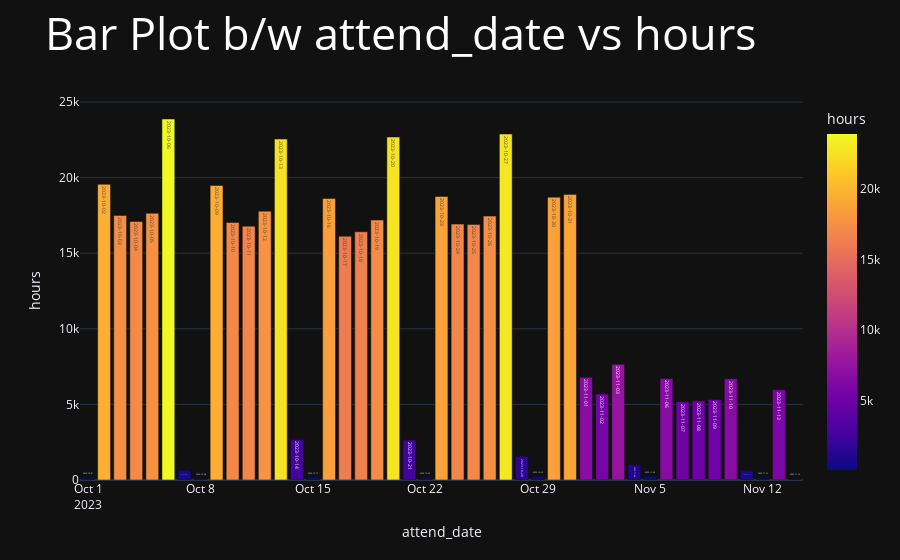

Notebook code for this chart:
### Markdown cell above
6. **Bar Plot** between attend_date vs hours

### Code cell
df2=df.groupby(['attend_date']).agg('sum').reset_index()
df.sort_values('attend_date', inplace=True)
fig = px.bar(df2, x='attend_date',
             y="hours",template = 'plotly_dark',
             title='attend_date vs hours',color="hours",text="attend_date")
fig.update_layout(title=dict(text='Bar Plot b/w attend_date vs hours',font=dict(size=45, color="white")))
#fig.update_xaxes(categoryorder='total ascending')

import warnings
warnings.filterwarnings("ignore")   #to ignore warnings

fig.show()

### Figure 1 — Plotly figure (JSON) as saved in the notebook; plotly's stock layout.template omitted (floating-point values rounded to 4 significant figures)
{"data": [{"alignmentgroup": "True", "hovertemplate": "attend_date=%{text}<br>hours=%{marker.color}<extra></extra>", "legendgroup": "", "marker": {"color": [125.5, 19560.0, 17500.0, 17100.0, 17640.0, 23880.0, 623.5, 95, 19480.0, 17030.0, 16790.0, 17780.0, 22550.0, 2673.0, 164, 18620.0, 16120.0, 16420.0, 17200.0, 22680.0, 2642.0, 133, 18750.0, 16930.0, 16900.0, 17460.0, 22880.0, 1562.0, 232, 18710.0, 18892, 6796, 5692, 7648, 1004, 240, 6716, 5180, 5242, 5320, 6700, 624, 128, 5976, 88], "coloraxis": "coloraxis", "pattern": {"shape": ""}}, "name": "", "offsetgroup": "", "orientation": "v", "showlegend": false, "text": ["2023-10-01", "2023-10-02", "2023-10-03", "2023-10-04", "2023-10-05", "2023-10-06", "2023-10-07", "2023-10-08", "2023-10-09", "2023-10-10", "2023-10-11", "2023-10-12", "2023-10-13", "2023-10-14", "2023-10-15", "2023-10-16", "2023-10-17", "2023-10-18", "2023-10-19", "2023-10-20", "2023-10-21", "2023-10-22", "2023-10-23", "2023-10-24", "2023-10-25", "2023-10-26", "2023-10-27", "2023-10-28", "2023-10-29", "2023-10-30", "2023-10-31", "2023-11-01", "2023-11-02", "2023-11-03", "2023-11-04", "2023-11-05", "2023-11-06", "2023-11-07", "2023-11-08", "2023-11-09", "2023-11-10", "2023-11-11", "2023-11-12", "2023-11-13", "2023-11-14"], "textposition": "auto", "type": "bar", "x": ["2023-10-01", "2023-10-02", "2023-10-03", "2023-10-04", "2023-10-05", "2023-10-06", "2023-10-07", "2023-10-08", "2023-10-09", "2023-10-10", "2023-10-11", "2023-10-12", "2023-10-13", "2023-10-14", "2023-10-15", "2023-10-16", "2023-10-17", "2023-10-18", "2023-10-19", "2023-10-20", "2023-10-21", "2023-10-22", "2023-10-23", "2023-10-24", "2023-10-25", "2023-10-26", "2023-10-27", "2023-10-28", "2023-10-29", "2023-10-30", "2023-10-31", "2023-11-01", "2023-11-02", "2023-11-03", "2023-11-04", "2023-11-05", "2023-11-06", "2023-11-07", "2023-11-08", "2023-11-09", "2023-11-10", "2023-11-11", "2023-11-12", "2023-11-13", "2023-11-14"], "xaxis": "x", "y": [125.5, 19560.0, 17500.0, 17100.0, 17640.0, 23880.0, 623.5, 95, 19480.0, 17030.0, 16790.0, 17780.0, 22550.0, 2673.0, 164, 18620.0, 16120.0, 16420.0, 17200.0, 22680.0, 2642.0, 133, 18750.0, 16930.0, 16900.0, 17460.0, 22880.0, 1562.0, 232, 18710.0, 18892, 6796, 5692, 7648, 1004, 240, 6716, 5180, 5242, 5320, 6700, 624, 128, 5976, 88], "yaxis": "y"}], "layout": {"barmode": "relative", "coloraxis": {"colorbar": {"title": {"text": "hours"}}, "colorscale": [[0, "#0d0887"], [0.1111, "#46039f"], [0.2222, "#7201a8"], [0.3333, "#9c179e"], [0.4444, "#bd3786"], [0.5556, "#d8576b"], [0.6667, "#ed7953"], [0.7778, "#fb9f3a"], [0.8889, "#fdca26"], [1, "#f0f921"]]}, "legend": {"tracegroupgap": 0}, "title": {"font": {"color": "white", "size": 45}, "text": "Bar Plot b/w attend_date vs hours"}, "xaxis": {"anchor": "y", "domain": [0, 1], "title": {"text": "attend_date"}}, "yaxis": {"anchor": "x", "domain": [0, 1], "title": {"text": "hours"}}}}
